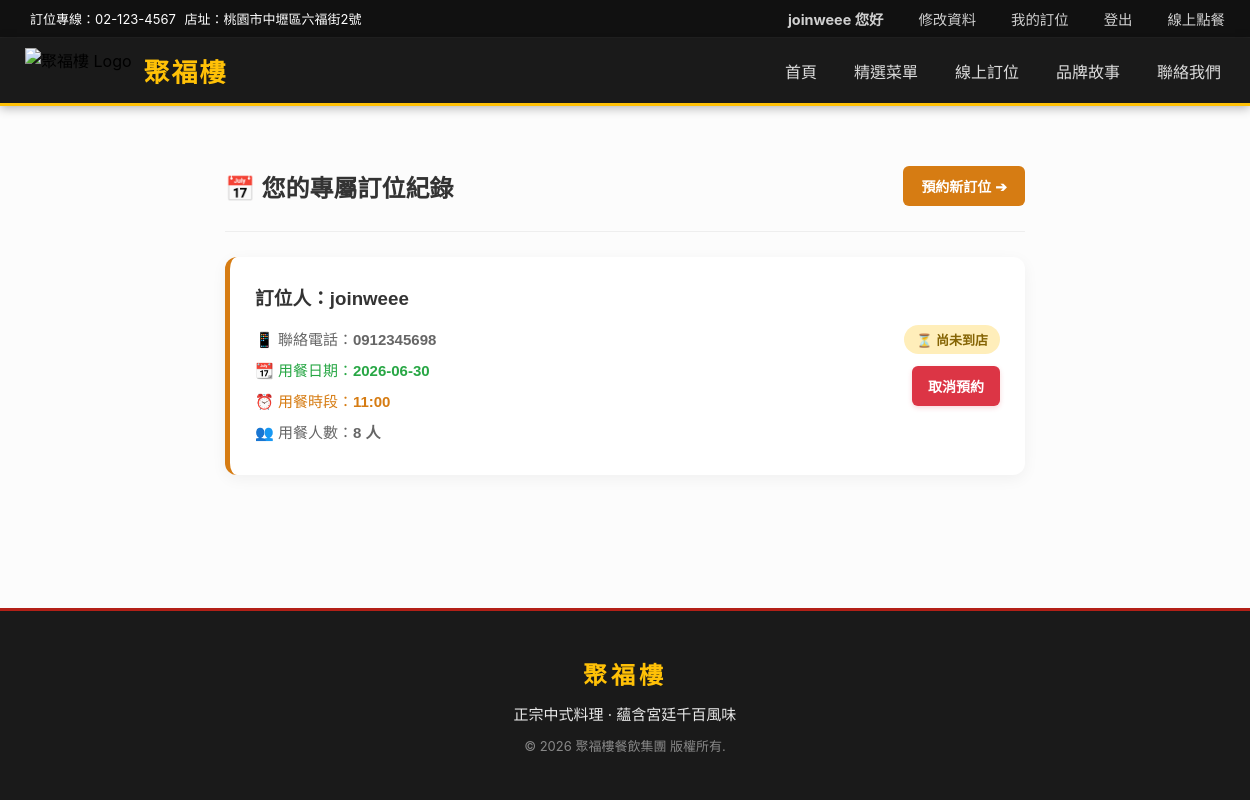
The page /my_bookings/ (signed in) on the database its author committed.
### myapp/models.py (models this page shows, shortened)
class CustomMember(AbstractBaseUser,PermissionsMixin):
    username = models.CharField('會員帳號', max_length=50, unique=True)
    last_name = models.CharField('姓氏', max_length=20)
    first_name = models.CharField('名字', max_length=30)
    password = models.CharField('密碼', max_length=128)
    email = models.EmailField('電子信箱', unique=True)
    phone = models.CharField('電話號碼', max_length=15, blank=True, null=True)
    birthday = models.DateField('生日', blank=True, null=True)
    GENDER_CHOICES = [('M', '男'), ('F', '女'), ('O', '其他')]
    gender = models.CharField('性別', max_length=1, choices=GENDER_CHOICES, blank=True, null=True)
    created_at = models.DateTimeField('註冊時間', auto_now_add=True)
    is_active = models.BooleanField(default=True, verbose_name="啟用狀態")
    is_staff = models.BooleanField(default=False, verbose_name="後台登入權限")
    USERNAME_FIELD = 'username'
    REQUIRED_FIELDS = ['email']
    objects = CustomMemberManager()
    class Meta:
        db_table = 'myapp_custommember'
        app_label = 'myapp'

class Reservation(models.Model):
    MAX_SEATS_PER_SLOT = 50
    user = models.ForeignKey(
        settings.AUTH_USER_MODEL,
        on_delete=models.CASCADE,
        verbose_name="關聯會員",
        related_name="reservations"
    )
    name = models.CharField(max_length=50, verbose_name="訂位人姓名")
    phone = models.CharField(max_length=15, verbose_name="聯絡電話")
    email = models.EmailField(verbose_name="電子信箱", blank=True, null=True)
    date = models.DateField(verbose_name="訂位日期")
    time_slot = models.CharField(max_length=10, verbose_name="用餐時段")
    guests = models.IntegerField(
        validators=[MinValueValidator(1), MaxValueValidator(20)],
        verbose_name="用餐人數"
    )
    notes = models.TextField(blank=True, null=True, verbose_name="備註")
    created_at = models.DateTimeField(auto_now_add=True, verbose_name="填單時間")
    is_arrived = models.BooleanField(default=False, verbose_name="客人是否已到店")
    class Meta:
        verbose_name = "線上訂位"
        verbose_name_plural = "線上訂位管理"
        ordering = ['-date', 'time_slot']

### myapp/views.py (the view)
# urls.py: path('my_bookings/', views.my_bookings, name='my_bookings'),
@login_required(login_url='/user_login/')  # 說明：只有登入會員可以查看自己的訂位紀錄。
def my_bookings(request):
    bookings = Reservation.objects.filter(user=request.user).order_by('-date')  # 說明：查詢目前會員的訂位資料。
    return render(request, 'my_bookings.html', {'bookings': bookings})  # 說明：渲染我的訂位頁。

### templates/my_bookings.html (shortened to what this page needs)
{% extends 'base.html' %}
{% load static %}
{% block extra_css %}
<link rel="stylesheet" href="{% static 'css/my_bookings.css' %}">
{% endblock %}
{% block content %}
<div class="booking-container">
    <div class="booking-header">
        <h2 class="page-title">📅 您的專屬訂位紀錄</h2>
        <a href="{% url 'book_table' %}" class="btn-new-booking">預約新訂位 ➔</a>
    </div>
    <hr class="divider">
    {% if bookings %}
        {% for booking in bookings %}
            <div class="booking-card">
                <div class="booking-info">
                    <h3 class="customer-name">訂位人：{{ booking.name }}</h3>
                    <div class="info-details">
                        <p>📱 聯絡電話：<strong>{{ booking.phone }}</strong></p>
                        <p class="text-success">📆 用餐日期：<strong>{{ booking.date|date:"Y-m-d" }}</strong></p>
                        <p class="text-primary">⏰ 用餐時段：<strong>{{ booking.time_slot }}</strong></p>
                        <p>👥 用餐人數：<strong>{{ booking.guests }} 人</strong></p>
                    </div>
                </div>
                <div class="booking-actions">
                    {% if booking.is_arrived %}
                        <span class="status-tag tag-arrived">✓ 已到店用餐</span>
                    {% else %}
                        <span class="status-tag tag-pending">⏳ 尚未到店</span>
                    {% endif %}
                    {% if not booking.is_arrived %}
                        <a href="{% url 'cancel_booking' booking.id %}"
                           onclick="return confirm('確定要取消這筆在 {{ booking.date }} {{ booking.time_slot }} 的聚福樓預約嗎？');"
                           class="btn-cancel">
                            取消預約
                        </a>
                    {% endif %}
                </div>
            </div>
        {% endfor %}
    {% else %}
        <div class="empty-booking-state">
            <p>您目前在聚福樓沒有任何預約訂位紀錄喔！</p>
            <a href="{% url 'book_table' %}" class="btn-go-book">立即線上訂位 📅</a>
        </div>
    {% endif %}
</div>
{% endblock %}

### templates/base.html (shortened to what this page needs)
{% load static %}
<!DOCTYPE html>
<html lang="zh-Hant">
<head>
    <link rel="stylesheet" href="{% static 'css/base.css' %}">
    {% block extra_css %}{% endblock %}
</head>
<body>
    <nav class="top-navbar">
        <div class="nav-container">
            <div class="contact-info">
                <span class="info-item"> 訂位專線：02-123-4567</span>
                <span class="info-item"> 店址：桃園市中壢區六福街2號</span>
            </div>
            <div class="member-links">
                {% if request.user.is_authenticated %}
                    <span class="nav-link-item member-name-nav">
                         {{ request.user.last_name }}{{ request.user.first_name }} 您好
                    </span>
                    <a href="{% url 'edit_profile' %}" class="nav-link-item">
                         修改資料
                    </a>
                    <a href="{% url 'my_bookings' %}"class="nav-link-item">我的訂位 </a>
                    <a href="{% url 'logout' %}" class="nav-link-item"> 登出</a>
                {% else %}
                    <a href="{% url 'user_login' %}" class="nav-link-item"><i class="fas fa-user"></i> 會員登入</a>
                {% endif %}
                <a href="{% url 'order_online' %}" class="nav-link-item"> 線上點餐</a>
            </div>
        </div>
    </nav>
    <header class="main-header">
        <div class="nav-container main-nav-flex">
            <div class="logo-area">
                <img src="{% static 'images/logo.png' %}" alt="聚福樓 Logo" class="logo-img">
                <a class="brand-name" href="{% url 'index' %}">聚福樓</a>
            </div>
            <nav class="main-menu">
                <ul class="menu-list">
                    <li><a href="{% url 'index' %}"> 首頁</a></li>
                    <li><a href="{% url 'menu' %}"> 精選菜單</a></li>
                    <li><a href="{% url 'book_table' %}"> 線上訂位</a></li>
                    <li><a href="{% url 'brand_story' %}"> 品牌故事</a></li>
                    <li><a href="{% url 'contact_us' %}"> 聯絡我們</a></li>
                </ul>
            </nav>
        </div>
    </header>
    <main class="content-wrapper">
        {% block content %}
        {% endblock %}
    </main>
    <footer class="site-footer">
        <div class="footer-container">
            <h3 class="footer-logo">聚福樓</h3>
            <p class="footer-slogan">正宗中式料理 · 蘊含宮廷千百風味</p>
            <p class="footer-copy">© 2026 聚福樓餐飲集團 版權所有.</p>
        </div>
    </footer>
</body>
</html>

### static/css/base.css (style rules this page uses)
:root { --primary-red: #b32017; --gold-color: #ffc107; --dark-bg: #1a1a1a; --text-white: #ffffff; --text-muted: #888888; }
html, body { height: 100%; margin: 0; padding: 0; }
body { font-family: -apple-system, BlinkMacSystemFont, "Segoe UI", Roboto, "Helvetica Neue", Arial, sans-serif; display: flex; flex-direction: column; min-height: 100vh; background-color: #fcfcfc; }
a { text-decoration: none; color: inherit; transition: color 0.3s ease; }
ul { list-style: none; margin: 0; padding: 0; }
.nav-container { max-width: 1200px; margin: 0 auto; padding: 0 20px; display: flex; justify-content: space-between; align-items: center; width: 100%; }
.top-navbar { background-color: #111111; color: var(--text-white); font-size: 13px; padding: 8px 0; border-bottom: 1px solid #222; }
.nav-link-item { margin-left: 20px; opacity: 0.8; }
.main-header { background-color: var(--dark-bg); position: sticky; top: 0; z-index: 1000; box-shadow: 0 2px 10px rgba(0, 0, 0, 0.3); padding: 10px 0; border-bottom: 3px solid var(--gold-color); }
.main-nav-flex { display: flex; justify-content: space-between; align-items: center; }
.logo-area { display: flex; align-items: center; gap: 12px; }
.logo-img { height: 45px; width: auto; }
.brand-name { color: var(--gold-color); font-size: 26px; font-weight: bold; letter-spacing: 2px; }
.menu-list { display: flex; gap: 25px; }
.menu-list a { color: rgba(255, 255, 255, 0.85); font-size: 16px; font-weight: 500; padding: 8px 4px; }
.content-wrapper { flex: 1 0 auto; }
.site-footer { flex-shrink: 0; background-color: var(--dark-bg); color: var(--text-white); text-align: center; padding: 45px 20px; border-top: 3px solid var(--primary-red); }
.footer-logo { color: var(--gold-color); font-size: 24px; margin: 0 0 12px 0; letter-spacing: 4px; }
.footer-slogan { margin: 0 0 12px 0; font-size: 15px; opacity: 0.9; }
.footer-copy { margin: 0; font-size: 13px; color: var(--text-muted); }
.member-name-nav { color: #ffbe2e; font-weight: bold; cursor: default; }
.member-links { display: flex; align-items: center; gap: 15px; }
.member-links .nav-link-item { color: #ffffff; text-decoration: none; font-size: 0.9rem; }

### static/css/my_bookings.css (style rules this page uses)
.booking-container { max-width: 800px; margin: 40px auto; padding: 20px; font-family: 'Microsoft JhengHei', sans-serif; }
.booking-header { display: flex; justify-content: space-between; align-items: center; margin-bottom: 25px; }
.page-title { color: #333; margin: 0; font-weight: bold; }
.btn-new-booking { background-color: #d67c13; color: white; padding: 10px 18px; text-decoration: none; border-radius: 6px; font-weight: bold; font-size: 14px; transition: background-color 0.3s; }
.divider { border: 0; height: 1px; background: #eee; margin-bottom: 25px; }
.booking-card { background: white; padding: 25px; border-radius: 12px; margin-bottom: 25px; box-shadow: 0 4px 15px rgba(0,0,0,0.05); border-left: 5px solid #d67c13; display: flex; justify-content: space-between; align-items: center; }
.booking-info { line-height: 1.8; }
.customer-name { margin: 0 0 10px 0; color: #333; }
.info-details p { margin: 4px 0; color: #666; font-size: 15px; }
.text-success { color: #28a745 !important; }
.text-primary { color: #d67c13 !important; }
.booking-actions { text-align: right; display: flex; flex-direction: column; gap: 12px; align-items: flex-end; }
.status-tag { padding: 5px 12px; border-radius: 50px; font-size: 13px; font-weight: bold; }
.tag-pending { background-color: #ffeeba; color: #856404; }
.btn-cancel { background-color: #dc3545; color: white; padding: 10px 16px; text-decoration: none; border-radius: 6px; font-weight: bold; font-size: 14px; transition: background-color 0.3s, box-shadow 0.3s; box-shadow: 0 2px 5px rgba(220,53,69,0.2); }

### rows shown on the page
CustomMember: user.last_name "join", user.first_name "weee"
Reservation: name "joinweee", phone "0912345698", date "2026-06-30", time_slot "11:00", guests "8", is_arrived "⏳ 尚未到店"
